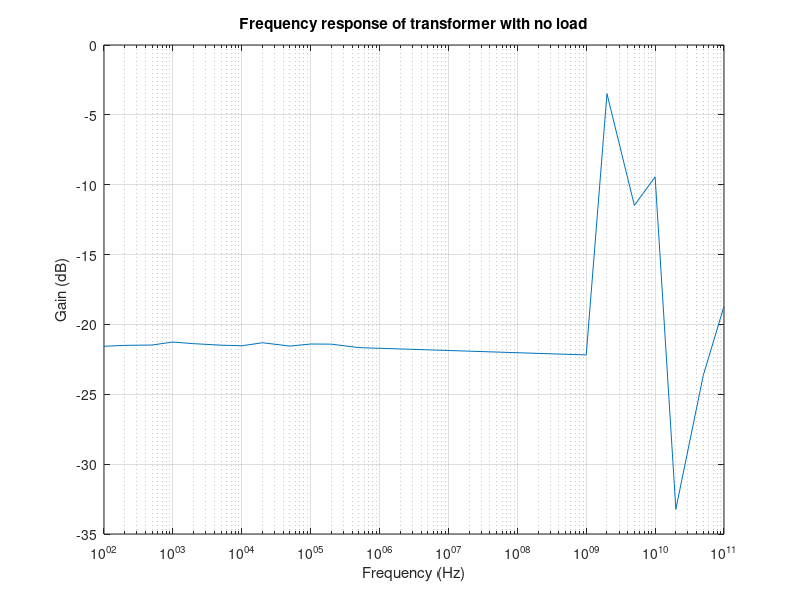

Write the MATLAB code that produced this figure.
freq = [100, 200, 500, 1e+3, 2e+3, 5e+3, 10e+3, 20e+3, 50e+3, 100e+3, 200e+3, 500e+3, 1e+9, 2e+9, 5e+9, 10e+9, 20e+9, 50e+9, 100e+9];

Vi = [7.28, 8.08, 8.72, 8.88, 9.28, 9.68, 9.92, 10.0, 9.80, 9.40, 8.00, 4.60, 2.16, 1.04, 1.44, 1.02, 1.10, 1.40, 1.24];
Vo = [608e-3, 680e-3, 736e-3, 768e-3, 792e-3, 816e-3, 832e-3, 860e-3, 820e-3, 800e-3, 680e-3, 380e-3, 168e-3, 696e-3, 384e-3, 344e-3, 24e-3, 92e-3, 144e-3]; 

gain = Vo ./ Vi;

gain_dB = 20*log10(gain);

semilogx(freq, gain_dB)
grid on
title('Frequency response of transformer with no load')
xlabel('Frequency (Hz)')
ylabel('Gain (dB)')